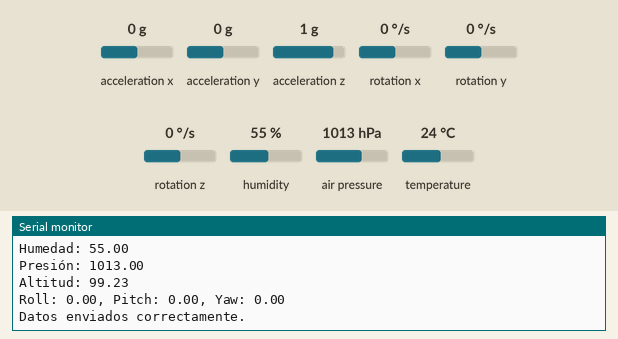
Recording of a sketch running on a simulated Arduino Uno, built with avr-gcc and run on an emulated ATmega328P. Shown: the last lines printed to the serial monitor. Inputs (shaded band) come from the test bench; at power-on: acceleration x 0 g, acceleration y 0 g, acceleration z 1 g, humidity 55 %, air pressure 1013 hPa, rotation x 0 °/s, rotation y 0 °/s, rotation z 0 °/s, temperature 24 °C. No radio packets arrive unless stated.

Above: at 1.2 s.
1.3 s: acceleration x set to -1.4 g
At 2.6 s:
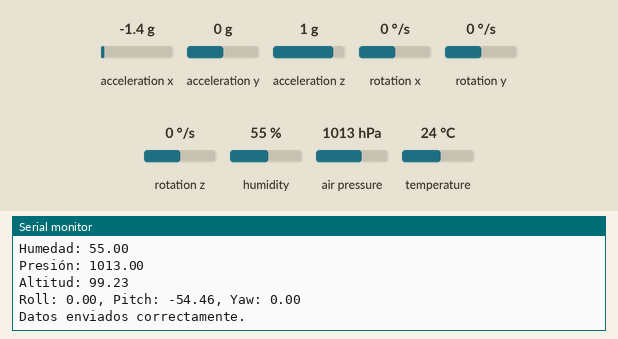
2.8 s: acceleration y set to -1.4 g
At 3.9 s:
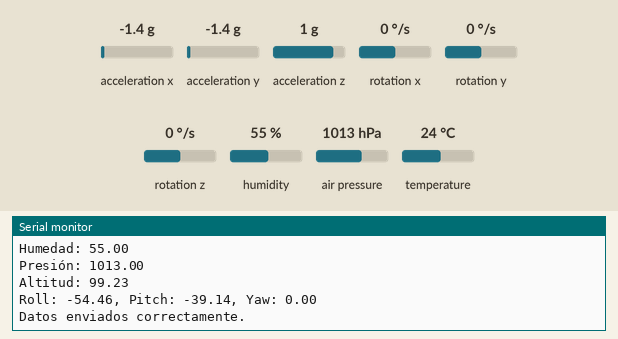
4.3 s: acceleration z set to -1.4 g
At 5.5 s:
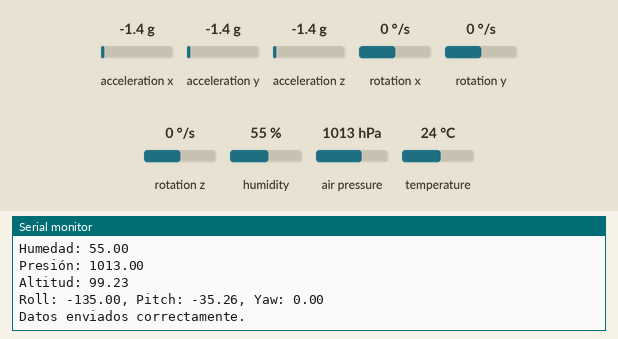
5.8 s: humidity set to 22 %
7.3 s: air pressure set to 952 hPa
At 9.0 s:
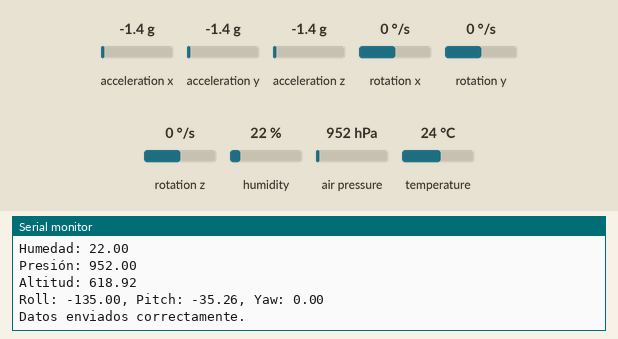
Timing chart, 0 to 9.8 s (numbered marks = the images above; inputs shaded):
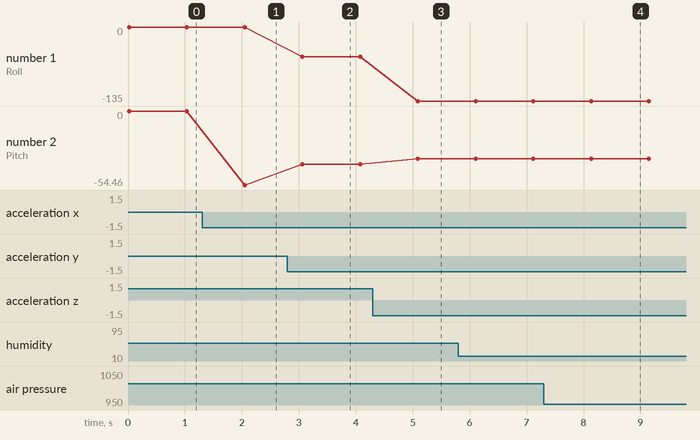

Measured:
- after the input at 1.3 s, the serial monitor: prints a new line after 0.75 s (image 1)
- after the input at 2.8 s, the serial monitor: prints a new line after 0.26 s (image 2)
- after the input at 4.3 s, the serial monitor: prints a new line after 0.79 s (image 3)
- after the input at 7.3 s, the serial monitor: prints a new line after 0.83 s (image 4)
- plotted number 1: -54.46 → -135 after the input at 4.3 s
- plotted number 2: 0 → -54.46 after the input at 1.3 s, -54.46 → -39.14 after the input at 2.8 s, -39.14 → -35.26 after the input at 4.3 s

The sketch:

Satelite_V2miniRF.ino
```cpp
#include <Wire.h>
#include <Adafruit_Sensor.h>
#include <Adafruit_BME280.h>
#include <Adafruit_MPU6050.h>
#include <SPI.h>
#include <RF24.h>

// CE_PIN 10
// CSN_PIN 9
// SCK_PIN 4
// MISO_PIN 5
// MOSI_PIN 6

// Configuración del BME280
Adafruit_BME280 bme;
#define PRECIONNIVELDELMAR (1025)

// Configuración del MPU6050
Adafruit_MPU6050 mpu;  // Declaramos el objeto MPU6050

// Configuración del NRF24
RF24 radio(10, 9); // Pines CE y CSN
const byte address[6] = "00001"; // Dirección para comunicación

// Estructura para datos a enviar por RF
struct DataPackage {
  float tem;  // Temperatura
  float hum;  // Humedad
  float pre;  // Presión
  float alt;  // Altitud
  float roll, pitch, yaw; // Datos del MPU6050
  float accelZ; // Aceleraciones en m/s^2
};
DataPackage data;

// Variable para la referencia de altitud
float referenciaN = 0.0;

void setup() {
  Serial.begin(115200);
  while (!Serial) {
    delay(100);
  }
  Serial.println("Inicializando...");

  // Configuración del BME280
  if (!bme.begin(0x76)) {
    Serial.println("No se encontró un BME280, verifica la conexión.");
    while (1);
  }
  Serial.println("BME280 detectado.");

  // Configuración del MPU6050
  if (!mpu.begin()) {  // Asegúrate de que el objeto 'mpu' esté inicializado correctamente
    Serial.println("No se pudo encontrar un MPU6050, verifica las conexiones.");
    while (1);
  }
  Serial.println("MPU6050 detectado.");

  // Configuración del NRF24
  Serial.println("Inicializando NRF24...");
  if (!radio.begin()) {
    Serial.println("Error al inicializar el NRF24.");
    while (1);
  }

  radio.openWritingPipe(address);
  radio.setPALevel(RF24_PA_HIGH);
  radio.stopListening();
  radio.setChannel(70);

  Serial.println("NRF24 inicializado.");
}

void loop() {
  // Leer datos del BME280
  data.tem = bme.readTemperature();
  data.hum = bme.readHumidity();
  data.pre = bme.readPressure() / 100.0F;
  data.alt = bme.readAltitude(PRECIONNIVELDELMAR) - referenciaN;

  // Leer datos del MPU6050
  sensors_event_t a, g, temp;
  mpu.getEvent(&a, &g, &temp);
  // Cálculo del ángulo Roll (Eje X) en grados
  data.roll = (atan2(a.acceleration.y, a.acceleration.z) * 180 / PI);
  data.pitch = (atan2(a.acceleration.x, sqrt(a.acceleration.y * a.acceleration.y + a.acceleration.z * a.acceleration.z)) * 180 / PI);
  data.yaw = 0.0; // El MPU6050 no proporciona yaw directamente, lo dejamos en 0 por ahora.
  data.accelZ = a.acceleration.z;

  // Mostrar datos en el monitor serial
  Serial.print("Temperatura: "); Serial.println(data.tem);
  Serial.print("Humedad: "); Serial.println(data.hum);
  Serial.print("Presión: "); Serial.println(data.pre);
  Serial.print("Altitud: "); Serial.println(data.alt);
  Serial.print("Roll: "); Serial.print(data.roll);
  Serial.print(", Pitch: "); Serial.print(data.pitch);
  Serial.print(", Yaw: "); Serial.println(data.yaw);

  // Enviar datos por RF24
  if (radio.write(&data, sizeof(DataPackage))) {
    Serial.println("Datos enviados correctamente.");
  } else {
    Serial.println("Error al enviar datos.");
  }

  delay(1000);
}
```
